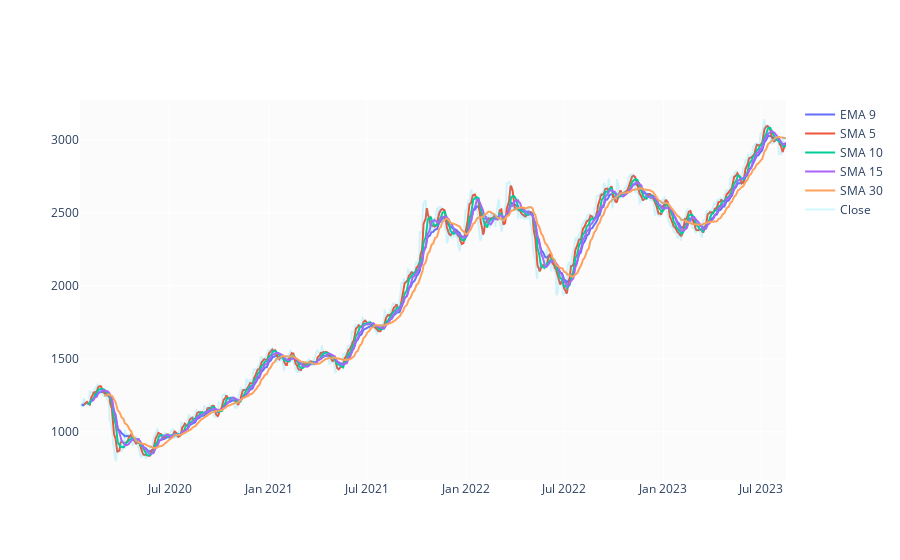

This figure's notebook cell:
### Code cell
df['EMA_9'] = df['Close'].ewm(9).mean().shift()
df['SMA_5'] = df['Close'].rolling(5).mean().shift()
df['SMA_10'] = df['Close'].rolling(10).mean().shift()
df['SMA_15'] = df['Close'].rolling(15).mean().shift()
df['SMA_30'] = df['Close'].rolling(30).mean().shift()

fig = go.Figure()
fig.add_trace(go.Scatter(x=df.Date, y=df.EMA_9, name='EMA 9'))
fig.add_trace(go.Scatter(x=df.Date, y=df.SMA_5, name='SMA 5'))
fig.add_trace(go.Scatter(x=df.Date, y=df.SMA_10, name='SMA 10'))
fig.add_trace(go.Scatter(x=df.Date, y=df.SMA_15, name='SMA 15'))
fig.add_trace(go.Scatter(x=df.Date, y=df.SMA_30, name='SMA 30'))
fig.add_trace(go.Scatter(x=df.Date, y=df.Close, name='Close', opacity=0.2))
fig.show()

### Figure 1 — Plotly figure (JSON) as saved in the notebook; plotly's stock layout.template omitted (floating-point values rounded to 4 significant figures; data arrays with more than 128 entries replaced by an {"elided": "..."} marker saying what was removed)
{"data": [{"name": "EMA 9", "type": "scatter", "x": {"elided": "889 str values"}, "y": {"elided": "889 float values"}}, {"name": "SMA 5", "type": "scatter", "x": {"elided": "889 str values"}, "y": {"elided": "889 float values"}}, {"name": "SMA 10", "type": "scatter", "x": {"elided": "889 str values"}, "y": {"elided": "889 float values"}}, {"name": "SMA 15", "type": "scatter", "x": {"elided": "889 str values"}, "y": {"elided": "889 float values"}}, {"name": "SMA 30", "type": "scatter", "x": {"elided": "889 str values"}, "y": {"elided": "889 float values"}}, {"name": "Close", "opacity": 0.2, "type": "scatter", "x": {"elided": "889 str values"}, "y": {"elided": "889 float values"}}], "layout": {}}
